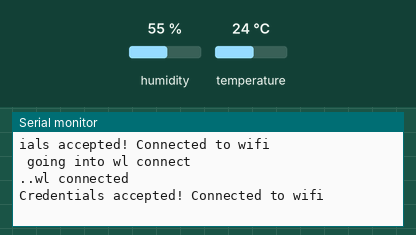
The sketch below on a simulated ESP8266 (NodeMCU). On the bench: the last lines printed to the serial monitor. Inputs (shaded band) come from the test bench; at power-on: humidity 55 %, temperature 24 °C. WiFi joins after 1.5 s; servers stay silent unless stated.

Above: at 3.2 s.
3.3 s: humidity set to 22 %
At 7.8 s:
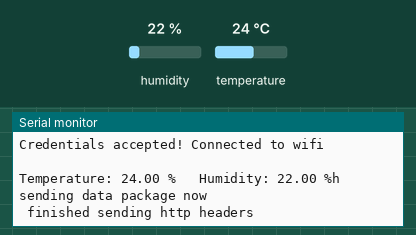
11.0 s: temperature set to 12 °C
At 12.41 s:
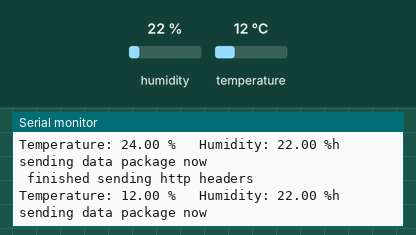
18.7 s: humidity set to 40 %
At 23.6 s:
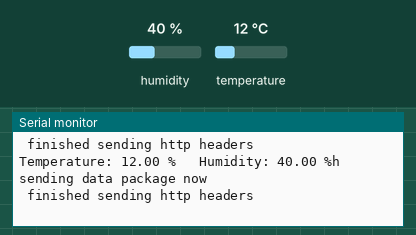

The sketch:

source_code.ino
```cpp
#include <ESP8266WiFi.h>    //needed for the ESP8266
#include "DHT.h"                    //uncomment if using a DHT sensor with Adafruit DHT library
#define DHTPIN D3               // what digital pin we're connected to  pin2 to D4 on esp board
#define DHTTYPE DHT11


DHT dht(DHTPIN,DHTTYPE);

long randomNumberT, randomNumberH; //randoms variables for temperature and humidity for testing
const char WEBSITE[] = "digiotai112.eu-gb.mybluemix.net"; //Static IP at Node Red do not use http or https prefix

const char* MY_SSID = "ACT FIBERNET";
const char* MY_PWD =  "act12345";


void setup()
{
  Serial.begin(115200);
 // dht.begin();
  Serial.print("Connecting to "+*MY_SSID);
  WiFi.begin(MY_SSID, MY_PWD);
  Serial.println("going into wl connect");

  while (WiFi.status() != WL_CONNECTED) //not connected,  ...waiting to connect
    {
      delay(1000);
      Serial.print(".");
    }
  Serial.println("wl connected");
  Serial.println("");
  Serial.println("Credentials accepted! Connected to wifi\n ");
  Serial.println("");
}


void loop()
{

  //Change loop delay as you see fit
  delay(5000); //5 seconds, adjust as you like relative to sampling rate vs. service call quota


  float temperatureData = dht.readTemperature();
   float humidityData = dht.readHumidity();

  // Check if any reads failed and exit early (to try again).
  if (isnan(temperatureData) || isnan(humidityData))
  {
    Serial.println("Failed to read from DHT sensor!");
    return;
  }


  //Print to Serial monitor or Terminal of your chocice at 115200 Baud
  Serial.print("Temperature: ");
  Serial.print(temperatureData);
  Serial.print(" %\t ");
  Serial.print("Humidity: ");
  Serial.print(humidityData);
  Serial.print(" %\h");


WiFiClient client;  //Instantiate WiFi object, can scope from here or Globally

    //Start or API service using our WiFi Client through PushingBox then relayed to Google
    if (client.connect(WEBSITE, 80))
      {
         randomNumberT = dht.readTemperature();
         randomNumberH = dht.readHumidity();

         Serial.print(" sending data package now \n");
         //http URl format is --->   ?variable1=value&variable2=value2
         client.print("GET /digiotai?Temperature=" + (String)randomNumberT
       + "&Humidity=" + (String) randomNumberH

         );


      // HTTP 1.1 provides a persistent connection, allowing multiple requests to be batched
      // or pipelined to an output buffer.  Careful when altering headers, they arnt forgiving!
      client.println(" HTTP/1.1");
      client.print("Host: ");
      client.println(WEBSITE);
      client.println("User-Agent: ESP32/1.0");
      client.println("Connection: close");
      client.println();
      Serial.print(" finished sending http headers \n");
      }
}
```

Measured:
- after the input at 3.3 s, the serial monitor: prints a new line after 3.7 s (image 1)
- after the input at 11.0 s, the serial monitor: prints a new line after 1.3 s (image 2)
- after the input at 18.7 s, the serial monitor: prints a new line after 4.0 s (image 3)
